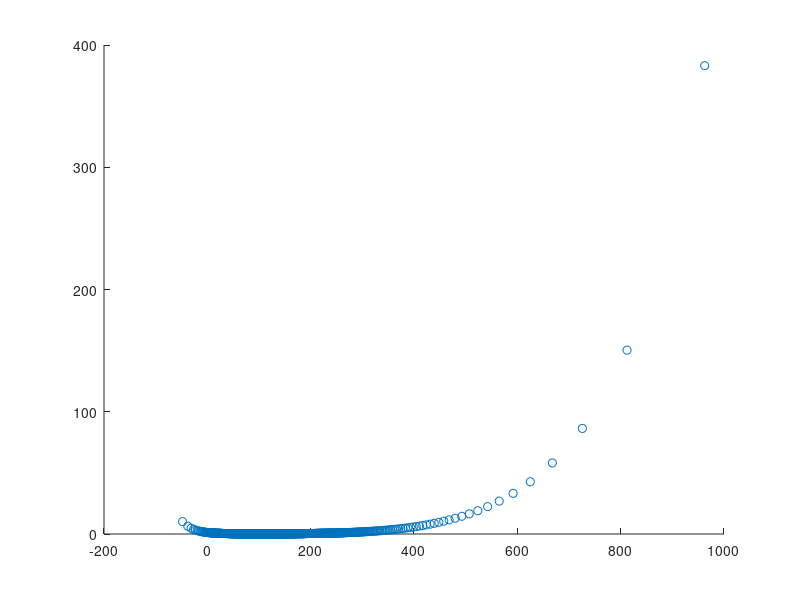

Write the MATLAB code that produced this figure.

% Properties of the NTC:
B=3625; R0 = 10000; T0 = 25+273;

% Properties of the measurement circuit:
Rref = 500; Uvcc = 4.6; ADCbits = 10;

% Map the measurement range of the ADC:
Um = [0:(Uvcc/(2^ADCbits-1.)):Uvcc];
% remove the first and last element:
Um = Um(2:end-1);

% Calculate the distinguishable resistance values of the NTC:
Rt = Rref*(Uvcc ./Um - 1); % by measuring the voltage accross the ref res.
%Rt = Rref ./ (Uvcc ./ Um - 1); % measuring the voltage across the NTC

% Calculate the temperature values belonging to those NTC resistances:
T = 1./(log(Rt/R0)/B + 1/T0 ) - 273.15;

% Plot the temperatures versus their differences
scatter(T(1:end-1),diff(T));

% Plot the Temperatures vs. discrete ADC values
%scatter([1:2^ADCbits-2],T)
